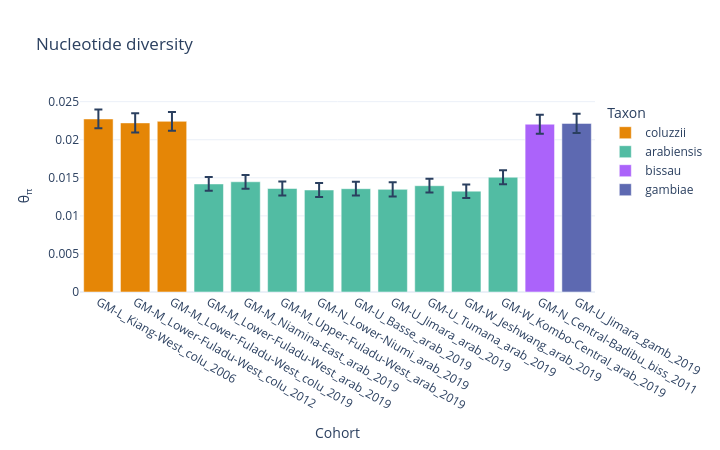
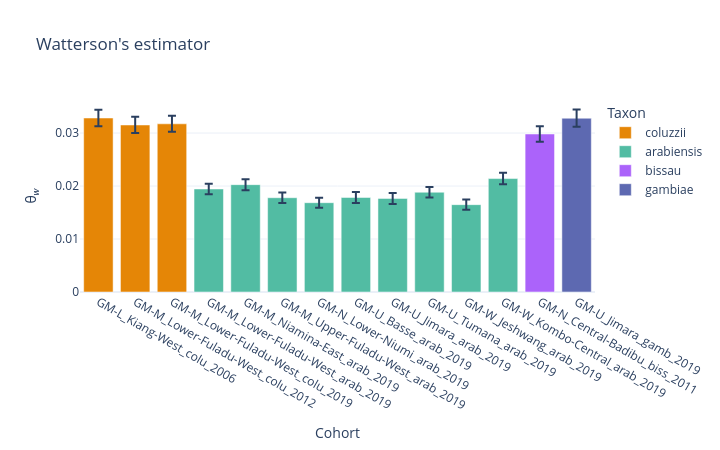
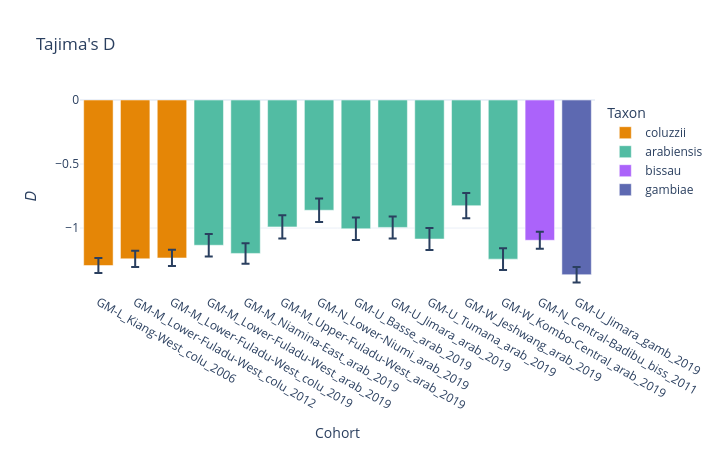
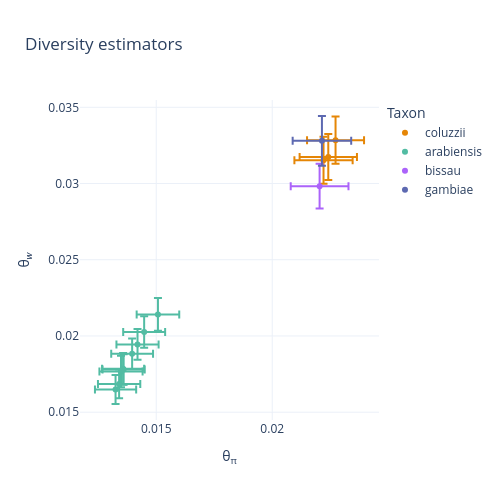

Notebook cell for these charts, in order:
### Code cell
ag3.plot_diversity_stats(df_stats_admin2_gambia, color="taxon")

### Figure 1 — Plotly figure (JSON) as saved in the notebook; plotly's stock layout.template omitted (floating-point values rounded to 4 significant figures)
{"data": [{"alignmentgroup": "True", "customdata": [["coluzzii", "Gambia, The", "GM-L", "Mansakonko", "Kiang West", -16.03, 13.42, 2006, 8], ["coluzzii", "Gambia, The", "GM-M", "Janjanbureh", "Lower Fuladu West", -14.92, 13.57, 2012, 10], ["coluzzii", "Gambia, The", "GM-M", "Janjanbureh", "Lower Fuladu West", -14.91, 13.54, 2019, 9]], "error_y": {"array": [0.001229, 0.001255, 0.001236]}, "hovertemplate": "<b>%{hovertext}</b><br><br>Taxon=%{customdata[0]}<br>Cohort=%{x}<br>θ<sub>π</sub>=%{y}<br>Country=%{customdata[1]}<br>admin1_iso=%{customdata[2]}<br>admin1_name=%{customdata[3]}<br>admin2_name=%{customdata[4]}<br>longitude=%{customdata[5]}<br>latitude=%{customdata[6]}<br>year=%{customdata[7]}<br>month=%{customdata[8]}<extra></extra>", "hovertext": ["GM-L_Kiang-West_colu_2006", "GM-M_Lower-Fuladu-West_colu_2012", "GM-M_Lower-Fuladu-West_colu_2019"], "legendgroup": "coluzzii", "marker": {"color": "rgb(229, 134, 6)", "pattern": {"shape": ""}}, "name": "coluzzii", "offsetgroup": "coluzzii", "orientation": "v", "showlegend": true, "textposition": "auto", "type": "bar", "x": ["GM-L_Kiang-West_colu_2006", "GM-M_Lower-Fuladu-West_colu_2012", "GM-M_Lower-Fuladu-West_colu_2019"], "xaxis": "x", "y": [0.02273, 0.02221, 0.02242], "yaxis": "y"}, {"alignmentgroup": "True", "customdata": [["arabiensis", "Gambia, The", "GM-M", "Janjanbureh", "Lower Fuladu West", -14.9, 13.53, 2019, [9, 10, 11]], ["arabiensis", "Gambia, The", "GM-M", "Janjanbureh", "Niamina East", -15.16, 13.62, 2019, [9, 12]], ["arabiensis", "Gambia, The", "GM-M", "Janjanbureh", "Upper Fuladu West", -14.65, 13.43, 2019, 9], ["arabiensis", "Gambia, The", "GM-N", "Kerewan", "Lower Niumi", -16.51, 13.48, 2019, 10], ["arabiensis", "Gambia, The", "GM-U", "Basse", "Basse", -14.21, 13.27, 2019, 9], ["arabiensis", "Gambia, The", "GM-U", "Basse", "Jimara", -14.32, 13.28, 2019, [9, 10]], ["arabiensis", "Gambia, The", "GM-U", "Basse", "Tumana", -14.05, 13.36, 2019, [10, 11, 12]], ["arabiensis", "Gambia, The", "GM-W", "Kanifing", "Jeshwang", -16.67, 13.44, 2019, 9], ["arabiensis", "Gambia, The", "GM-W", "Brikama", "Kombo Central", -16.66, 13.29, 2019, 9]], "error_y": {"array": [0.000909, 0.0009043, 0.0009083, 0.0009124, 0.0009075, 0.0009305, 0.0009016, 0.0008884, 0.0009178]}, "hovertemplate": "<b>%{hovertext}</b><br><br>Taxon=%{customdata[0]}<br>Cohort=%{x}<br>θ<sub>π</sub>=%{y}<br>Country=%{customdata[1]}<br>admin1_iso=%{customdata[2]}<br>admin1_name=%{customdata[3]}<br>admin2_name=%{customdata[4]}<br>longitude=%{customdata[5]}<br>latitude=%{customdata[6]}<br>year=%{customdata[7]}<br>month=%{customdata[8]}<extra></extra>", "hovertext": ["GM-M_Lower-Fuladu-West_arab_2019", "GM-M_Niamina-East_arab_2019", "GM-M_Upper-Fuladu-West_arab_2019", "GM-N_Lower-Niumi_arab_2019", "GM-U_Basse_arab_2019", "GM-U_Jimara_arab_2019", "GM-U_Tumana_arab_2019", "GM-W_Jeshwang_arab_2019", "GM-W_Kombo-Central_arab_2019"], "legendgroup": "arabiensis", "marker": {"color": "rgb(82, 188, 163)", "pattern": {"shape": ""}}, "name": "arabiensis", "offsetgroup": "arabiensis", "orientation": "v", "showlegend": true, "textposition": "auto", "type": "bar", "x": ["GM-M_Lower-Fuladu-West_arab_2019", "GM-M_Niamina-East_arab_2019", "GM-M_Upper-Fuladu-West_arab_2019", "GM-N_Lower-Niumi_arab_2019", "GM-U_Basse_arab_2019", "GM-U_Jimara_arab_2019", "GM-U_Tumana_arab_2019", "GM-W_Jeshwang_arab_2019", "GM-W_Kombo-Central_arab_2019"], "xaxis": "x", "y": [0.01419, 0.01448, 0.01359, 0.0134, 0.01357, 0.01348, 0.01396, 0.01325, 0.01507], "yaxis": "y"}, {"alignmentgroup": "True", "customdata": [["bissau", "Gambia, The", "GM-N", "Kerewan", "Central Badibu", -15.9, 13.55, 2011, [8, 9, 10]]], "error_y": {"array": [0.001245]}, "hovertemplate": "<b>%{hovertext}</b><br><br>Taxon=%{customdata[0]}<br>Cohort=%{x}<br>θ<sub>π</sub>=%{y}<br>Country=%{customdata[1]}<br>admin1_iso=%{customdata[2]}<br>admin1_name=%{customdata[3]}<br>admin2_name=%{customdata[4]}<br>longitude=%{customdata[5]}<br>latitude=%{customdata[6]}<br>year=%{customdata[7]}<br>month=%{customdata[8]}<extra></extra>", "hovertext": ["GM-N_Central-Badibu_biss_2011"], "legendgroup": "bissau", "marker": {"color": "#ab63fa", "pattern": {"shape": ""}}, "name": "bissau", "offsetgroup": "bissau", "orientation": "v", "showlegend": true, "textposition": "auto", "type": "bar", "x": ["GM-N_Central-Badibu_biss_2011"], "xaxis": "x", "y": [0.02204], "yaxis": "y"}, {"alignmentgroup": "True", "customdata": [["gambiae", "Gambia, The", "GM-U", "Basse", "Jimara", -14.31, 13.26, 2019, [9, 10]]], "error_y": {"array": [0.001262]}, "hovertemplate": "<b>%{hovertext}</b><br><br>Taxon=%{customdata[0]}<br>Cohort=%{x}<br>θ<sub>π</sub>=%{y}<br>Country=%{customdata[1]}<br>admin1_iso=%{customdata[2]}<br>admin1_name=%{customdata[3]}<br>admin2_name=%{customdata[4]}<br>longitude=%{customdata[5]}<br>latitude=%{customdata[6]}<br>year=%{customdata[7]}<br>month=%{customdata[8]}<extra></extra>", "hovertext": ["GM-U_Jimara_gamb_2019"], "legendgroup": "gambiae", "marker": {"color": "rgb(93, 105, 177)", "pattern": {"shape": ""}}, "name": "gambiae", "offsetgroup": "gambiae", "orientation": "v", "showlegend": true, "textposition": "auto", "type": "bar", "x": ["GM-U_Jimara_gamb_2019"], "xaxis": "x", "y": [0.02214], "yaxis": "y"}], "layout": {"barmode": "relative", "height": 450, "legend": {"title": {"text": "Taxon"}, "tracegroupgap": 0}, "title": {"text": "Nucleotide diversity"}, "width": 720, "xaxis": {"anchor": "y", "autorange": true, "domain": [0, 1], "range": [-0.5, 13.5], "title": {"text": "Cohort"}, "type": "category"}, "yaxis": {"anchor": "x", "autorange": true, "domain": [0, 1], "range": [0, 0.02522], "title": {"text": "θ<sub>π</sub>"}, "type": "linear"}}}

### Figure 2 — Plotly figure (JSON) as saved in the notebook; plotly's stock layout.template omitted (floating-point values rounded to 4 significant figures)
{"data": [{"alignmentgroup": "True", "customdata": [["coluzzii", "Gambia, The", "GM-L", "Mansakonko", "Kiang West", -16.03, 13.42, 2006, 8], ["coluzzii", "Gambia, The", "GM-M", "Janjanbureh", "Lower Fuladu West", -14.92, 13.57, 2012, 10], ["coluzzii", "Gambia, The", "GM-M", "Janjanbureh", "Lower Fuladu West", -14.91, 13.54, 2019, 9]], "error_y": {"array": [0.001545, 0.001537, 0.001511]}, "hovertemplate": "<b>%{hovertext}</b><br><br>Taxon=%{customdata[0]}<br>Cohort=%{x}<br>θ<sub>𝑤</sub>=%{y}<br>Country=%{customdata[1]}<br>admin1_iso=%{customdata[2]}<br>admin1_name=%{customdata[3]}<br>admin2_name=%{customdata[4]}<br>longitude=%{customdata[5]}<br>latitude=%{customdata[6]}<br>year=%{customdata[7]}<br>month=%{customdata[8]}<extra></extra>", "hovertext": ["GM-L_Kiang-West_colu_2006", "GM-M_Lower-Fuladu-West_colu_2012", "GM-M_Lower-Fuladu-West_colu_2019"], "legendgroup": "coluzzii", "marker": {"color": "rgb(229, 134, 6)", "pattern": {"shape": ""}}, "name": "coluzzii", "offsetgroup": "coluzzii", "orientation": "v", "showlegend": true, "textposition": "auto", "type": "bar", "x": ["GM-L_Kiang-West_colu_2006", "GM-M_Lower-Fuladu-West_colu_2012", "GM-M_Lower-Fuladu-West_colu_2019"], "xaxis": "x", "y": [0.03285, 0.03153, 0.03174], "yaxis": "y"}, {"alignmentgroup": "True", "customdata": [["arabiensis", "Gambia, The", "GM-M", "Janjanbureh", "Lower Fuladu West", -14.9, 13.53, 2019, [9, 10, 11]], ["arabiensis", "Gambia, The", "GM-M", "Janjanbureh", "Niamina East", -15.16, 13.62, 2019, [9, 12]], ["arabiensis", "Gambia, The", "GM-M", "Janjanbureh", "Upper Fuladu West", -14.65, 13.43, 2019, 9], ["arabiensis", "Gambia, The", "GM-N", "Kerewan", "Lower Niumi", -16.51, 13.48, 2019, 10], ["arabiensis", "Gambia, The", "GM-U", "Basse", "Basse", -14.21, 13.27, 2019, 9], ["arabiensis", "Gambia, The", "GM-U", "Basse", "Jimara", -14.32, 13.28, 2019, [9, 10]], ["arabiensis", "Gambia, The", "GM-U", "Basse", "Tumana", -14.05, 13.36, 2019, [10, 11, 12]], ["arabiensis", "Gambia, The", "GM-W", "Kanifing", "Jeshwang", -16.67, 13.44, 2019, 9], ["arabiensis", "Gambia, The", "GM-W", "Brikama", "Kombo Central", -16.66, 13.29, 2019, 9]], "error_y": {"array": [0.001006, 0.001038, 0.001001, 0.0009459, 0.001034, 0.001039, 0.001003, 0.0009502, 0.001076]}, "hovertemplate": "<b>%{hovertext}</b><br><br>Taxon=%{customdata[0]}<br>Cohort=%{x}<br>θ<sub>𝑤</sub>=%{y}<br>Country=%{customdata[1]}<br>admin1_iso=%{customdata[2]}<br>admin1_name=%{customdata[3]}<br>admin2_name=%{customdata[4]}<br>longitude=%{customdata[5]}<br>latitude=%{customdata[6]}<br>year=%{customdata[7]}<br>month=%{customdata[8]}<extra></extra>", "hovertext": ["GM-M_Lower-Fuladu-West_arab_2019", "GM-M_Niamina-East_arab_2019", "GM-M_Upper-Fuladu-West_arab_2019", "GM-N_Lower-Niumi_arab_2019", "GM-U_Basse_arab_2019", "GM-U_Jimara_arab_2019", "GM-U_Tumana_arab_2019", "GM-W_Jeshwang_arab_2019", "GM-W_Kombo-Central_arab_2019"], "legendgroup": "arabiensis", "marker": {"color": "rgb(82, 188, 163)", "pattern": {"shape": ""}}, "name": "arabiensis", "offsetgroup": "arabiensis", "orientation": "v", "showlegend": true, "textposition": "auto", "type": "bar", "x": ["GM-M_Lower-Fuladu-West_arab_2019", "GM-M_Niamina-East_arab_2019", "GM-M_Upper-Fuladu-West_arab_2019", "GM-N_Lower-Niumi_arab_2019", "GM-U_Basse_arab_2019", "GM-U_Jimara_arab_2019", "GM-U_Tumana_arab_2019", "GM-W_Jeshwang_arab_2019", "GM-W_Kombo-Central_arab_2019"], "xaxis": "x", "y": [0.01945, 0.02026, 0.01779, 0.01686, 0.01785, 0.01767, 0.01883, 0.01649, 0.02141], "yaxis": "y"}, {"alignmentgroup": "True", "customdata": [["bissau", "Gambia, The", "GM-N", "Kerewan", "Central Badibu", -15.9, 13.55, 2011, [8, 9, 10]]], "error_y": {"array": [0.001463]}, "hovertemplate": "<b>%{hovertext}</b><br><br>Taxon=%{customdata[0]}<br>Cohort=%{x}<br>θ<sub>𝑤</sub>=%{y}<br>Country=%{customdata[1]}<br>admin1_iso=%{customdata[2]}<br>admin1_name=%{customdata[3]}<br>admin2_name=%{customdata[4]}<br>longitude=%{customdata[5]}<br>latitude=%{customdata[6]}<br>year=%{customdata[7]}<br>month=%{customdata[8]}<extra></extra>", "hovertext": ["GM-N_Central-Badibu_biss_2011"], "legendgroup": "bissau", "marker": {"color": "#ab63fa", "pattern": {"shape": ""}}, "name": "bissau", "offsetgroup": "bissau", "orientation": "v", "showlegend": true, "textposition": "auto", "type": "bar", "x": ["GM-N_Central-Badibu_biss_2011"], "xaxis": "x", "y": [0.02983], "yaxis": "y"}, {"alignmentgroup": "True", "customdata": [["gambiae", "Gambia, The", "GM-U", "Basse", "Jimara", -14.31, 13.26, 2019, [9, 10]]], "error_y": {"array": [0.001628]}, "hovertemplate": "<b>%{hovertext}</b><br><br>Taxon=%{customdata[0]}<br>Cohort=%{x}<br>θ<sub>𝑤</sub>=%{y}<br>Country=%{customdata[1]}<br>admin1_iso=%{customdata[2]}<br>admin1_name=%{customdata[3]}<br>admin2_name=%{customdata[4]}<br>longitude=%{customdata[5]}<br>latitude=%{customdata[6]}<br>year=%{customdata[7]}<br>month=%{customdata[8]}<extra></extra>", "hovertext": ["GM-U_Jimara_gamb_2019"], "legendgroup": "gambiae", "marker": {"color": "rgb(93, 105, 177)", "pattern": {"shape": ""}}, "name": "gambiae", "offsetgroup": "gambiae", "orientation": "v", "showlegend": true, "textposition": "auto", "type": "bar", "x": ["GM-U_Jimara_gamb_2019"], "xaxis": "x", "y": [0.0328], "yaxis": "y"}], "layout": {"barmode": "relative", "height": 450, "legend": {"title": {"text": "Taxon"}, "tracegroupgap": 0}, "title": {"text": "Watterson's estimator"}, "width": 720, "xaxis": {"anchor": "y", "autorange": true, "domain": [0, 1], "range": [-0.5, 13.5], "title": {"text": "Cohort"}, "type": "category"}, "yaxis": {"anchor": "x", "autorange": true, "domain": [0, 1], "range": [0, 0.03624], "title": {"text": "θ<sub>𝑤</sub>"}, "type": "linear"}}}

### Figure 3 — Plotly figure (JSON) as saved in the notebook; plotly's stock layout.template omitted (floating-point values rounded to 4 significant figures)
{"data": [{"alignmentgroup": "True", "customdata": [["coluzzii", "Gambia, The", "GM-L", "Mansakonko", "Kiang West", -16.03, 13.42, 2006, 8], ["coluzzii", "Gambia, The", "GM-M", "Janjanbureh", "Lower Fuladu West", -14.92, 13.57, 2012, 10], ["coluzzii", "Gambia, The", "GM-M", "Janjanbureh", "Lower Fuladu West", -14.91, 13.54, 2019, 9]], "error_y": {"array": [0.05896, 0.06317, 0.06369]}, "hovertemplate": "<b>%{hovertext}</b><br><br>Taxon=%{customdata[0]}<br>Cohort=%{x}<br>𝐷=%{y}<br>Country=%{customdata[1]}<br>admin1_iso=%{customdata[2]}<br>admin1_name=%{customdata[3]}<br>admin2_name=%{customdata[4]}<br>longitude=%{customdata[5]}<br>latitude=%{customdata[6]}<br>year=%{customdata[7]}<br>month=%{customdata[8]}<extra></extra>", "hovertext": ["GM-L_Kiang-West_colu_2006", "GM-M_Lower-Fuladu-West_colu_2012", "GM-M_Lower-Fuladu-West_colu_2019"], "legendgroup": "coluzzii", "marker": {"color": "rgb(229, 134, 6)", "pattern": {"shape": ""}}, "name": "coluzzii", "offsetgroup": "coluzzii", "orientation": "v", "showlegend": true, "textposition": "auto", "type": "bar", "x": ["GM-L_Kiang-West_colu_2006", "GM-M_Lower-Fuladu-West_colu_2012", "GM-M_Lower-Fuladu-West_colu_2019"], "xaxis": "x", "y": [-1.293, -1.24, -1.233], "yaxis": "y"}, {"alignmentgroup": "True", "customdata": [["arabiensis", "Gambia, The", "GM-M", "Janjanbureh", "Lower Fuladu West", -14.9, 13.53, 2019, [9, 10, 11]], ["arabiensis", "Gambia, The", "GM-M", "Janjanbureh", "Niamina East", -15.16, 13.62, 2019, [9, 12]], ["arabiensis", "Gambia, The", "GM-M", "Janjanbureh", "Upper Fuladu West", -14.65, 13.43, 2019, 9], ["arabiensis", "Gambia, The", "GM-N", "Kerewan", "Lower Niumi", -16.51, 13.48, 2019, 10], ["arabiensis", "Gambia, The", "GM-U", "Basse", "Basse", -14.21, 13.27, 2019, 9], ["arabiensis", "Gambia, The", "GM-U", "Basse", "Jimara", -14.32, 13.28, 2019, [9, 10]], ["arabiensis", "Gambia, The", "GM-U", "Basse", "Tumana", -14.05, 13.36, 2019, [10, 11, 12]], ["arabiensis", "Gambia, The", "GM-W", "Kanifing", "Jeshwang", -16.67, 13.44, 2019, 9], ["arabiensis", "Gambia, The", "GM-W", "Brikama", "Kombo Central", -16.66, 13.29, 2019, 9]], "error_y": {"array": [0.08852, 0.08021, 0.09156, 0.09103, 0.08863, 0.08596, 0.08571, 0.09908, 0.0848]}, "hovertemplate": "<b>%{hovertext}</b><br><br>Taxon=%{customdata[0]}<br>Cohort=%{x}<br>𝐷=%{y}<br>Country=%{customdata[1]}<br>admin1_iso=%{customdata[2]}<br>admin1_name=%{customdata[3]}<br>admin2_name=%{customdata[4]}<br>longitude=%{customdata[5]}<br>latitude=%{customdata[6]}<br>year=%{customdata[7]}<br>month=%{customdata[8]}<extra></extra>", "hovertext": ["GM-M_Lower-Fuladu-West_arab_2019", "GM-M_Niamina-East_arab_2019", "GM-M_Upper-Fuladu-West_arab_2019", "GM-N_Lower-Niumi_arab_2019", "GM-U_Basse_arab_2019", "GM-U_Jimara_arab_2019", "GM-U_Tumana_arab_2019", "GM-W_Jeshwang_arab_2019", "GM-W_Kombo-Central_arab_2019"], "legendgroup": "arabiensis", "marker": {"color": "rgb(82, 188, 163)", "pattern": {"shape": ""}}, "name": "arabiensis", "offsetgroup": "arabiensis", "orientation": "v", "showlegend": true, "textposition": "auto", "type": "bar", "x": ["GM-M_Lower-Fuladu-West_arab_2019", "GM-M_Niamina-East_arab_2019", "GM-M_Upper-Fuladu-West_arab_2019", "GM-N_Lower-Niumi_arab_2019", "GM-U_Basse_arab_2019", "GM-U_Jimara_arab_2019", "GM-U_Tumana_arab_2019", "GM-W_Jeshwang_arab_2019", "GM-W_Kombo-Central_arab_2019"], "xaxis": "x", "y": [-1.134, -1.198, -0.9909, -0.8609, -1.006, -0.9949, -1.086, -0.8251, -1.243], "yaxis": "y"}, {"alignmentgroup": "True", "customdata": [["bissau", "Gambia, The", "GM-N", "Kerewan", "Central Badibu", -15.9, 13.55, 2011, [8, 9, 10]]], "error_y": {"array": [0.06583]}, "hovertemplate": "<b>%{hovertext}</b><br><br>Taxon=%{customdata[0]}<br>Cohort=%{x}<br>𝐷=%{y}<br>Country=%{customdata[1]}<br>admin1_iso=%{customdata[2]}<br>admin1_name=%{customdata[3]}<br>admin2_name=%{customdata[4]}<br>longitude=%{customdata[5]}<br>latitude=%{customdata[6]}<br>year=%{customdata[7]}<br>month=%{customdata[8]}<extra></extra>", "hovertext": ["GM-N_Central-Badibu_biss_2011"], "legendgroup": "bissau", "marker": {"color": "#ab63fa", "pattern": {"shape": ""}}, "name": "bissau", "offsetgroup": "bissau", "orientation": "v", "showlegend": true, "textposition": "auto", "type": "bar", "x": ["GM-N_Central-Badibu_biss_2011"], "xaxis": "x", "y": [-1.095], "yaxis": "y"}, {"alignmentgroup": "True", "customdata": [["gambiae", "Gambia, The", "GM-U", "Basse", "Jimara", -14.31, 13.26, 2019, [9, 10]]], "error_y": {"array": [0.06054]}, "hovertemplate": "<b>%{hovertext}</b><br><br>Taxon=%{customdata[0]}<br>Cohort=%{x}<br>𝐷=%{y}<br>Country=%{customdata[1]}<br>admin1_iso=%{customdata[2]}<br>admin1_name=%{customdata[3]}<br>admin2_name=%{customdata[4]}<br>longitude=%{customdata[5]}<br>latitude=%{customdata[6]}<br>year=%{customdata[7]}<br>month=%{customdata[8]}<extra></extra>", "hovertext": ["GM-U_Jimara_gamb_2019"], "legendgroup": "gambiae", "marker": {"color": "rgb(93, 105, 177)", "pattern": {"shape": ""}}, "name": "gambiae", "offsetgroup": "gambiae", "orientation": "v", "showlegend": true, "textposition": "auto", "type": "bar", "x": ["GM-U_Jimara_gamb_2019"], "xaxis": "x", "y": [-1.364], "yaxis": "y"}], "layout": {"barmode": "relative", "height": 450, "legend": {"title": {"text": "Taxon"}, "tracegroupgap": 0}, "title": {"text": "Tajima's D"}, "width": 720, "xaxis": {"anchor": "y", "autorange": true, "domain": [0, 1], "range": [-0.5, 13.5], "title": {"text": "Cohort"}, "type": "category"}, "yaxis": {"anchor": "x", "autorange": true, "domain": [0, 1], "range": [-1.499, 0], "title": {"text": "𝐷"}, "type": "linear"}}}

### Figure 4 — Plotly figure (JSON) as saved in the notebook; plotly's stock layout.template omitted (floating-point values rounded to 4 significant figures)
{"data": [{"customdata": [["coluzzii", "Gambia, The", "GM-L", "Mansakonko", "Kiang West", -16.03, 13.42, 2006, 8], ["coluzzii", "Gambia, The", "GM-M", "Janjanbureh", "Lower Fuladu West", -14.92, 13.57, 2012, 10], ["coluzzii", "Gambia, The", "GM-M", "Janjanbureh", "Lower Fuladu West", -14.91, 13.54, 2019, 9]], "error_x": {"array": [0.001229, 0.001255, 0.001236]}, "error_y": {"array": [0.001545, 0.001537, 0.001511]}, "hovertemplate": "<b>%{hovertext}</b><br><br>Taxon=%{customdata[0]}<br>θ<sub>π</sub>=%{x}<br>θ<sub>𝑤</sub>=%{y}<br>Country=%{customdata[1]}<br>admin1_iso=%{customdata[2]}<br>admin1_name=%{customdata[3]}<br>admin2_name=%{customdata[4]}<br>longitude=%{customdata[5]}<br>latitude=%{customdata[6]}<br>year=%{customdata[7]}<br>month=%{customdata[8]}<extra></extra>", "hovertext": ["GM-L_Kiang-West_colu_2006", "GM-M_Lower-Fuladu-West_colu_2012", "GM-M_Lower-Fuladu-West_colu_2019"], "legendgroup": "coluzzii", "marker": {"color": "rgb(229, 134, 6)", "symbol": "circle"}, "mode": "markers", "name": "coluzzii", "orientation": "v", "showlegend": true, "type": "scatter", "x": [0.02273, 0.02221, 0.02242], "xaxis": "x", "y": [0.03285, 0.03153, 0.03174], "yaxis": "y"}, {"customdata": [["arabiensis", "Gambia, The", "GM-M", "Janjanbureh", "Lower Fuladu West", -14.9, 13.53, 2019, [9, 10, 11]], ["arabiensis", "Gambia, The", "GM-M", "Janjanbureh", "Niamina East", -15.16, 13.62, 2019, [9, 12]], ["arabiensis", "Gambia, The", "GM-M", "Janjanbureh", "Upper Fuladu West", -14.65, 13.43, 2019, 9], ["arabiensis", "Gambia, The", "GM-N", "Kerewan", "Lower Niumi", -16.51, 13.48, 2019, 10], ["arabiensis", "Gambia, The", "GM-U", "Basse", "Basse", -14.21, 13.27, 2019, 9], ["arabiensis", "Gambia, The", "GM-U", "Basse", "Jimara", -14.32, 13.28, 2019, [9, 10]], ["arabiensis", "Gambia, The", "GM-U", "Basse", "Tumana", -14.05, 13.36, 2019, [10, 11, 12]], ["arabiensis", "Gambia, The", "GM-W", "Kanifing", "Jeshwang", -16.67, 13.44, 2019, 9], ["arabiensis", "Gambia, The", "GM-W", "Brikama", "Kombo Central", -16.66, 13.29, 2019, 9]], "error_x": {"array": [0.000909, 0.0009043, 0.0009083, 0.0009124, 0.0009075, 0.0009305, 0.0009016, 0.0008884, 0.0009178]}, "error_y": {"array": [0.001006, 0.001038, 0.001001, 0.0009459, 0.001034, 0.001039, 0.001003, 0.0009502, 0.001076]}, "hovertemplate": "<b>%{hovertext}</b><br><br>Taxon=%{customdata[0]}<br>θ<sub>π</sub>=%{x}<br>θ<sub>𝑤</sub>=%{y}<br>Country=%{customdata[1]}<br>admin1_iso=%{customdata[2]}<br>admin1_name=%{customdata[3]}<br>admin2_name=%{customdata[4]}<br>longitude=%{customdata[5]}<br>latitude=%{customdata[6]}<br>year=%{customdata[7]}<br>month=%{customdata[8]}<extra></extra>", "hovertext": ["GM-M_Lower-Fuladu-West_arab_2019", "GM-M_Niamina-East_arab_2019", "GM-M_Upper-Fuladu-West_arab_2019", "GM-N_Lower-Niumi_arab_2019", "GM-U_Basse_arab_2019", "GM-U_Jimara_arab_2019", "GM-U_Tumana_arab_2019", "GM-W_Jeshwang_arab_2019", "GM-W_Kombo-Central_arab_2019"], "legendgroup": "arabiensis", "marker": {"color": "rgb(82, 188, 163)", "symbol": "circle"}, "mode": "markers", "name": "arabiensis", "orientation": "v", "showlegend": true, "type": "scatter", "x": [0.01419, 0.01448, 0.01359, 0.0134, 0.01357, 0.01348, 0.01396, 0.01325, 0.01507], "xaxis": "x", "y": [0.01945, 0.02026, 0.01779, 0.01686, 0.01785, 0.01767, 0.01883, 0.01649, 0.02141], "yaxis": "y"}, {"customdata": [["bissau", "Gambia, The", "GM-N", "Kerewan", "Central Badibu", -15.9, 13.55, 2011, [8, 9, 10]]], "error_x": {"array": [0.001245]}, "error_y": {"array": [0.001463]}, "hovertemplate": "<b>%{hovertext}</b><br><br>Taxon=%{customdata[0]}<br>θ<sub>π</sub>=%{x}<br>θ<sub>𝑤</sub>=%{y}<br>Country=%{customdata[1]}<br>admin1_iso=%{customdata[2]}<br>admin1_name=%{customdata[3]}<br>admin2_name=%{customdata[4]}<br>longitude=%{customdata[5]}<br>latitude=%{customdata[6]}<br>year=%{customdata[7]}<br>month=%{customdata[8]}<extra></extra>", "hovertext": ["GM-N_Central-Badibu_biss_2011"], "legendgroup": "bissau", "marker": {"color": "#ab63fa", "symbol": "circle"}, "mode": "markers", "name": "bissau", "orientation": "v", "showlegend": true, "type": "scatter", "x": [0.02204], "xaxis": "x", "y": [0.02983], "yaxis": "y"}, {"customdata": [["gambiae", "Gambia, The", "GM-U", "Basse", "Jimara", -14.31, 13.26, 2019, [9, 10]]], "error_x": {"array": [0.001262]}, "error_y": {"array": [0.001628]}, "hovertemplate": "<b>%{hovertext}</b><br><br>Taxon=%{customdata[0]}<br>θ<sub>π</sub>=%{x}<br>θ<sub>𝑤</sub>=%{y}<br>Country=%{customdata[1]}<br>admin1_iso=%{customdata[2]}<br>admin1_name=%{customdata[3]}<br>admin2_name=%{customdata[4]}<br>longitude=%{customdata[5]}<br>latitude=%{customdata[6]}<br>year=%{customdata[7]}<br>month=%{customdata[8]}<extra></extra>", "hovertext": ["GM-U_Jimara_gamb_2019"], "legendgroup": "gambiae", "marker": {"color": "rgb(93, 105, 177)", "symbol": "circle"}, "mode": "markers", "name": "gambiae", "orientation": "v", "showlegend": true, "type": "scatter", "x": [0.02214], "xaxis": "x", "y": [0.0328], "yaxis": "y"}], "layout": {"height": 500, "legend": {"title": {"text": "Taxon"}, "tracegroupgap": 0}, "title": {"text": "Diversity estimators"}, "width": 500, "xaxis": {"anchor": "y", "autorange": true, "domain": [0, 1], "range": [0.01171, 0.0246], "title": {"text": "θ<sub>π</sub>"}, "type": "linear"}, "yaxis": {"anchor": "x", "autorange": true, "domain": [0, 1], "range": [0.01449, 0.03548], "title": {"text": "θ<sub>𝑤</sub>"}, "type": "linear"}}}
